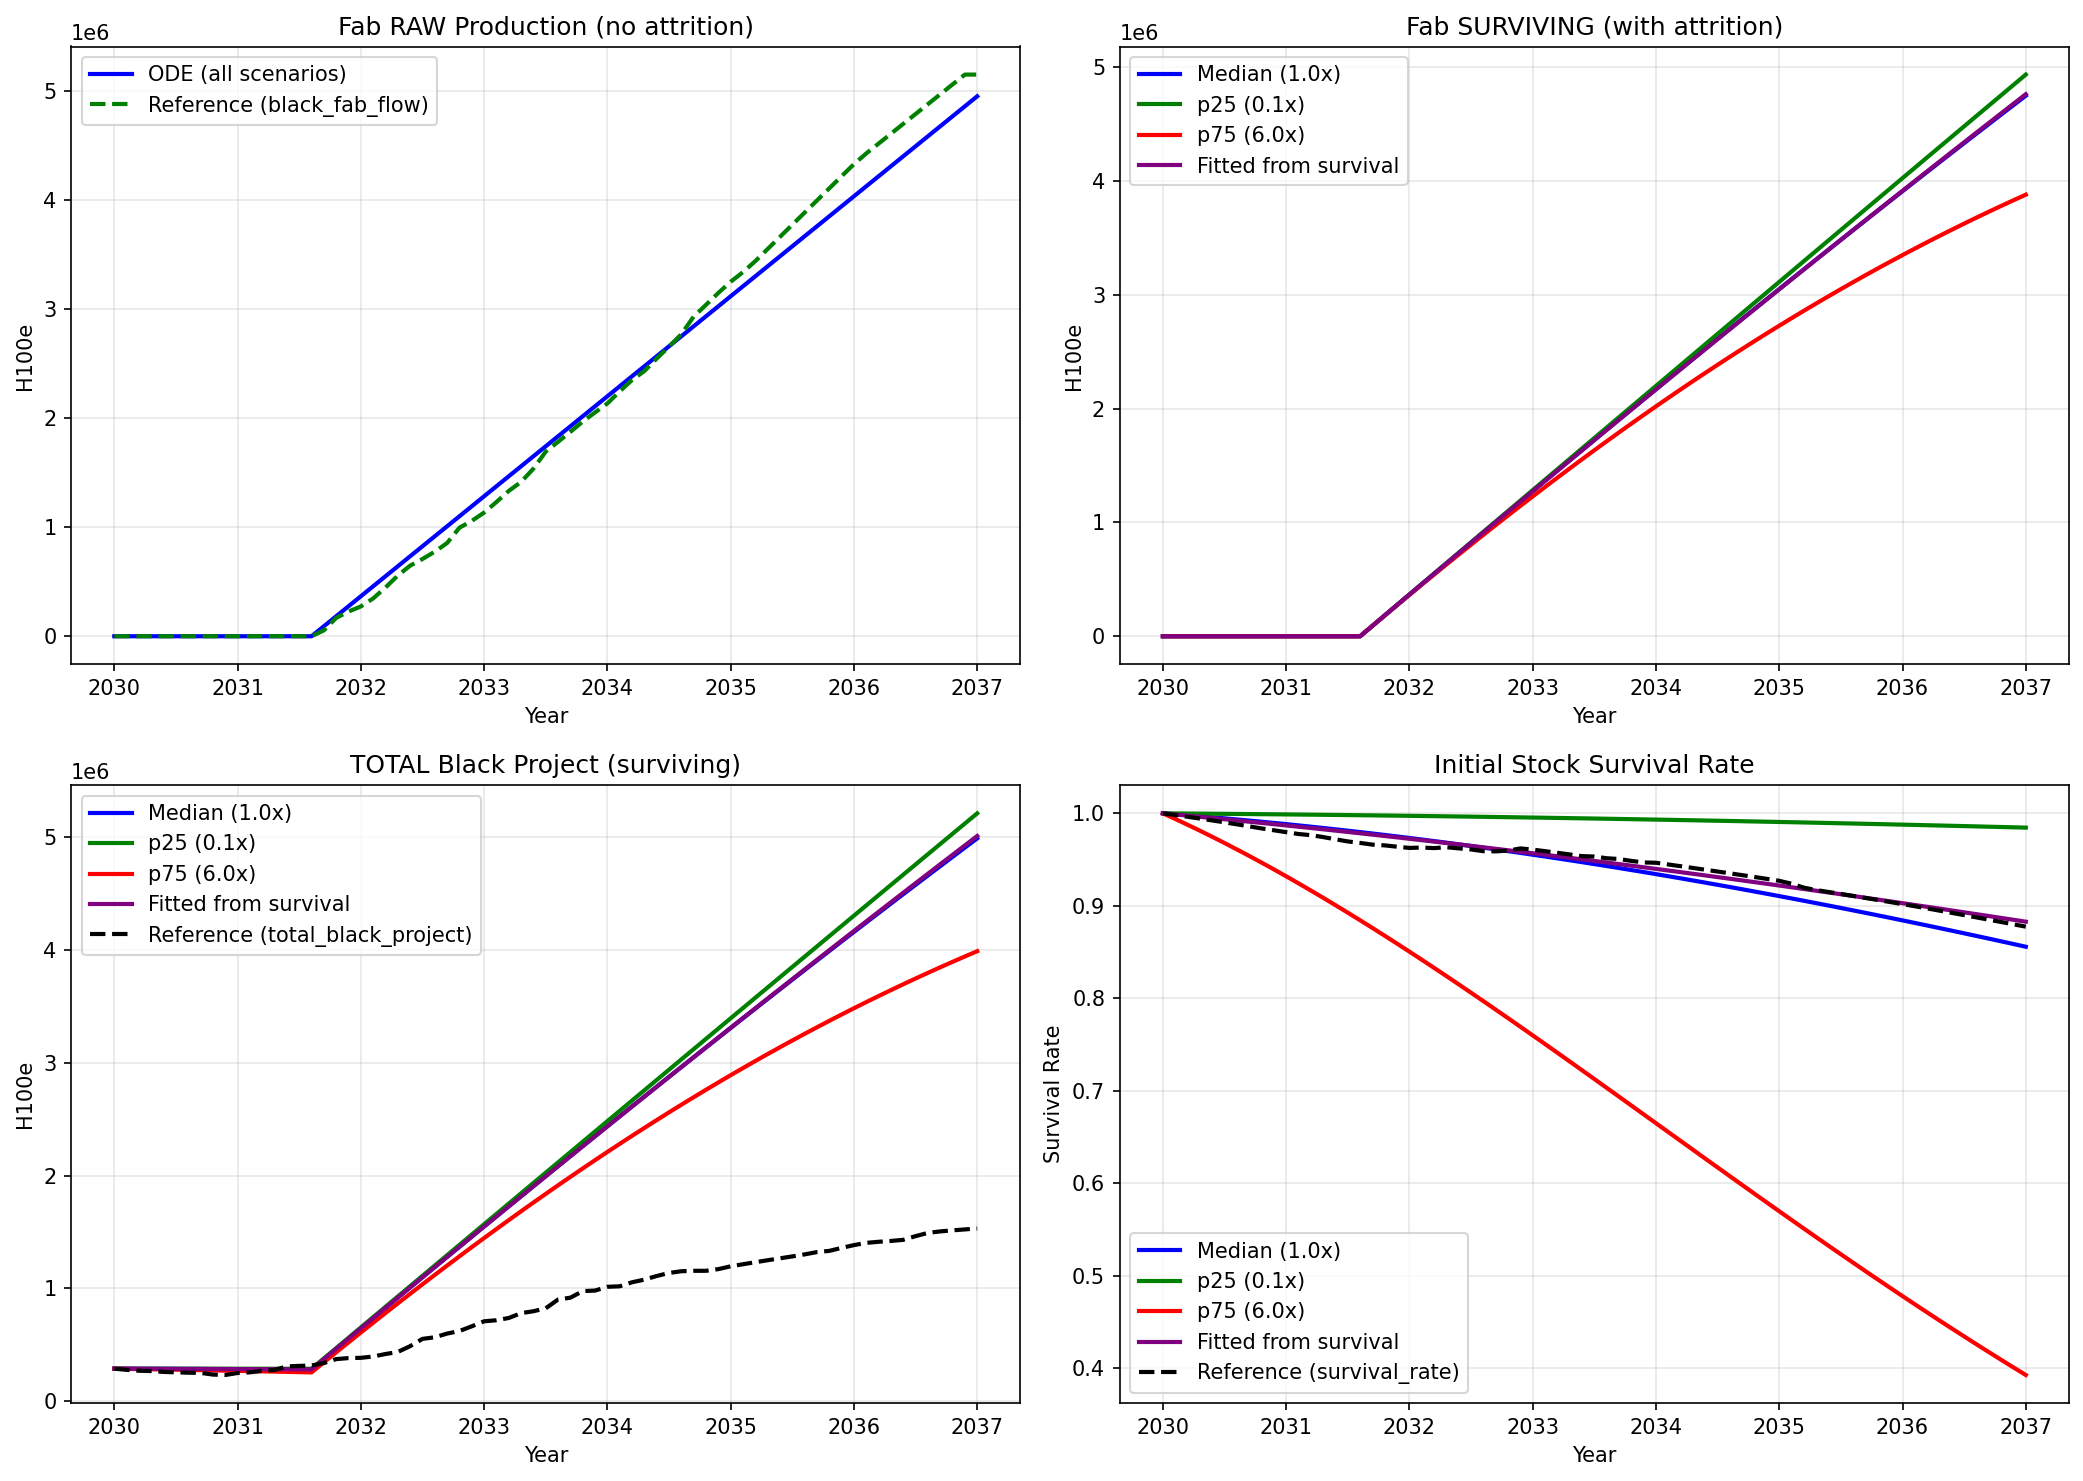

Python code for this plot:
"""
Corrected comparison of total_black_project between models.

KEY FINDINGS from reference model investigation:

1. `black_fab_flow` = cumulative fab production WITHOUT attrition
   - Uses get_cumulative_compute_production_over_time()
   - Raw chip production converted to H100e

2. `total_black_project` = surviving initial + surviving fab WITH attrition
   - Uses surviving_compute_energy_by_source()
   - Applies hazard-based attrition: H(t) = h0*t + h1*t²/2, S(t) = exp(-H(t))

3. Hazard rates are sampled with wide uncertainty:
   - Multiplier distribution: p25=0.1x, p50=1.0x, p75=6.0x
   - Base rates: h0_p50=0.01, h1_p50=0.0035

This explains the apparent discrepancy:
- black_fab_flow at end: ~5M (raw production)
- total_black_project at end: ~1.4M (with attrition from sampled hazard rates)
"""

import sys
import json
import urllib.request
import numpy as np
import math
import matplotlib
matplotlib.use('Agg')
import matplotlib.pyplot as plt
from pathlib import Path

sys.path.insert(0, str(Path(__file__).resolve().parent.parent / "ai_futures_simulator"))

from world_updaters.compute.chip_survival import (
    calculate_compute_derivative,
    calculate_average_age_derivative,
)


def call_reference_api(num_samples=100, start_year=2029, total_labor=11300, timeout=180):
    url = 'https://dark-compute.onrender.com/run_simulation'
    data = json.dumps({'num_samples': num_samples, 'start_year': start_year, 'total_labor': total_labor}).encode()
    req = urllib.request.Request(url, data=data, headers={'Content-Type': 'application/json'})
    try:
        with urllib.request.urlopen(req, timeout=timeout) as response:
            return json.loads(response.read().decode())
    except Exception as e:
        print(f"API error: {e}")
        return None


def simulate_fab_raw_production(years, dt, annual_production, fab_operational_year):
    """Simulate raw fab production WITHOUT attrition."""
    results = []
    cumulative = 0.0
    for year in years:
        if year >= fab_operational_year:
            cumulative += annual_production * dt
        results.append(cumulative)
    return results


def simulate_fab_surviving_ode(years, dt, annual_production, h0, h1, fab_operational_year):
    """Simulate fab compute WITH attrition using ODE model."""
    results = []
    C_fab = 0.0
    a_fab = 0.0
    for year in years:
        F = annual_production if year >= fab_operational_year else 0.0
        dC = calculate_compute_derivative(C_fab, a_fab, F, h0, h1)
        da = calculate_average_age_derivative(C_fab, a_fab, F)
        C_fab = max(0.0, C_fab + dC * dt)
        a_fab = max(0.0, a_fab + da * dt)
        results.append(C_fab)
    return results


def simulate_initial_surviving(years, h0, h1, initial_compute):
    """Simulate initial stock with attrition."""
    results = []
    start_year = years[0]
    for year in years:
        t = year - start_year
        survival = math.exp(-(h0 * t + h1 * t**2 / 2))
        results.append(initial_compute * survival)
    return results


def main():
    print("=" * 70)
    print("CORRECTED total_black_project COMPARISON")
    print("=" * 70)

    ref_data = call_reference_api()
    if not ref_data:
        return

    bpm = ref_data.get('black_project_model', {})
    bf = ref_data.get('black_fab', {})

    years = bpm.get('years', [])
    dt = years[1] - years[0] if len(years) > 1 else 0.1

    # Reference metrics
    ref_fab_flow = bpm.get('black_fab_flow', {}).get('median', [])  # Raw production
    ref_total_bp = bpm.get('total_black_project', {}).get('median', [])  # Surviving
    ref_survival = bpm.get('survival_rate', {}).get('median', [])
    ref_is_op = bf.get('is_operational', {}).get('proportion', [])

    # Production parameters
    wafer_starts = bf.get('wafer_starts', {}).get('median', [0])[0]
    transistor_density = bf.get('transistor_density', {}).get('median', [0])[0]
    arch_eff = bf.get('architecture_efficiency', {}).get('median', [0])[0]
    chips_per_wafer = bf.get('chips_per_wafer', {}).get('median', [0])[0]

    h100e_per_chip = transistor_density * arch_eff
    annual_production = wafer_starts * chips_per_wafer * h100e_per_chip * 12

    # Find fab operational year
    fab_op_idx = next((i for i, p in enumerate(ref_is_op) if p >= 0.5), len(ref_is_op)//3)
    fab_operational_year = years[fab_op_idx] if fab_op_idx < len(years) else 2032.0

    # Initial compute
    initial_compute = ref_total_bp[0] if ref_total_bp else 300000

    # Hazard rate scenarios
    # Base rates from reference model
    h0_base, h1_base = 0.01, 0.0035

    # Different multiplier scenarios
    scenarios = [
        ("Median (1.0x)", 1.0),
        ("p25 (0.1x)", 0.1),
        ("p75 (6.0x)", 6.0),
        ("Fitted from survival", None),  # Will estimate
    ]

    print(f"\nReference parameters:")
    print(f"  Annual fab production: {annual_production:,.0f} H100e/year")
    print(f"  Fab operational: {fab_operational_year:.1f}")
    print(f"  Initial compute: {initial_compute:,.0f} H100e")
    print(f"  Base h0: {h0_base}, h1: {h1_base}")

    # Estimate hazard params from survival curve for "Fitted" scenario
    H_data, t_data = [], []
    for s, t in zip(ref_survival, years):
        if 0.01 < s < 0.99 and t > years[0]:
            H_data.append(-math.log(s))
            t_data.append(t - years[0])
    if len(H_data) >= 3:
        A = np.column_stack([t_data, [t**2/2 for t in t_data]])
        fitted = np.linalg.lstsq(A, H_data, rcond=None)[0]
        h0_fitted, h1_fitted = max(0.001, fitted[0]), max(0.0, fitted[1])
    else:
        h0_fitted, h1_fitted = h0_base, h1_base

    print(f"  Fitted h0: {h0_fitted:.4f}, h1: {h1_fitted:.6f}")

    # Run simulations for each scenario
    print("\n" + "=" * 70)
    print("SIMULATION RESULTS AT END OF PERIOD")
    print("=" * 70)

    print(f"\n{'Scenario':<25} {'Fab Raw':<15} {'Fab Surv':<15} {'Init Surv':<15} {'Total':<15}")
    print("-" * 85)

    # Raw fab production (same for all scenarios)
    fab_raw = simulate_fab_raw_production(years, dt, annual_production, fab_operational_year)

    results = {}
    for name, mult in scenarios:
        if mult is None:
            h0, h1 = h0_fitted, h1_fitted
        else:
            h0, h1 = h0_base * mult, h1_base * mult

        fab_surv = simulate_fab_surviving_ode(years, dt, annual_production, h0, h1, fab_operational_year)
        init_surv = simulate_initial_surviving(years, h0, h1, initial_compute)
        total = [f + i for f, i in zip(fab_surv, init_surv)]

        results[name] = {
            'fab_raw': fab_raw,
            'fab_surv': fab_surv,
            'init_surv': init_surv,
            'total': total,
            'h0': h0,
            'h1': h1,
        }

        idx = len(years) - 1
        print(f"{name:<25} {fab_raw[idx]:<15,.0f} {fab_surv[idx]:<15,.0f} {init_surv[idx]:<15,.0f} {total[idx]:<15,.0f}")

    # Reference values
    ref_fab_end = ref_fab_flow[-1] if ref_fab_flow else 0
    ref_total_end = ref_total_bp[-1] if ref_total_bp else 0
    print(f"\n{'Reference API':<25} {ref_fab_end:<15,.0f} {'N/A':<15} {'N/A':<15} {ref_total_end:<15,.0f}")

    # Calculate which scenario best matches
    print("\n" + "=" * 70)
    print("ALIGNMENT ANALYSIS")
    print("=" * 70)

    print("\n1. Fab RAW production comparison (should match black_fab_flow):")
    for name, data in results.items():
        diff = 100 * (data['fab_raw'][-1] - ref_fab_end) / ref_fab_end if ref_fab_end > 0 else 0
        status = "✓" if abs(diff) < 10 else "⚠"
        print(f"   {name}: {data['fab_raw'][-1]:,.0f} vs {ref_fab_end:,.0f} ({diff:+.1f}%) {status}")

    print("\n2. Total surviving compute comparison (should match total_black_project):")
    for name, data in results.items():
        diff = 100 * (data['total'][-1] - ref_total_end) / ref_total_end if ref_total_end > 0 else 0
        status = "✓" if abs(diff) < 15 else "⚠"
        print(f"   {name}: {data['total'][-1]:,.0f} vs {ref_total_end:,.0f} ({diff:+.1f}%) {status}")

    # Create plot
    fig, axes = plt.subplots(2, 2, figsize=(14, 10))

    colors = {'Median (1.0x)': 'blue', 'p25 (0.1x)': 'green', 'p75 (6.0x)': 'red', 'Fitted from survival': 'purple'}

    # Plot 1: Fab raw production
    ax1 = axes[0, 0]
    ax1.plot(years, fab_raw, 'b-', label='ODE (all scenarios)', linewidth=2)
    if ref_fab_flow:
        ax1.plot(years[:len(ref_fab_flow)], ref_fab_flow, 'g--', label='Reference (black_fab_flow)', linewidth=2)
    ax1.set_xlabel('Year')
    ax1.set_ylabel('H100e')
    ax1.set_title('Fab RAW Production (no attrition)')
    ax1.legend()
    ax1.grid(True, alpha=0.3)
    ax1.ticklabel_format(style='sci', axis='y', scilimits=(6,6))

    # Plot 2: Fab surviving by scenario
    ax2 = axes[0, 1]
    for name, data in results.items():
        ax2.plot(years, data['fab_surv'], color=colors.get(name, 'gray'), label=name, linewidth=2)
    ax2.set_xlabel('Year')
    ax2.set_ylabel('H100e')
    ax2.set_title('Fab SURVIVING (with attrition)')
    ax2.legend()
    ax2.grid(True, alpha=0.3)
    ax2.ticklabel_format(style='sci', axis='y', scilimits=(6,6))

    # Plot 3: Total black project by scenario
    ax3 = axes[1, 0]
    for name, data in results.items():
        ax3.plot(years, data['total'], color=colors.get(name, 'gray'), label=name, linewidth=2)
    if ref_total_bp:
        ax3.plot(years[:len(ref_total_bp)], ref_total_bp, 'k--', label='Reference (total_black_project)', linewidth=2)
    ax3.set_xlabel('Year')
    ax3.set_ylabel('H100e')
    ax3.set_title('TOTAL Black Project (surviving)')
    ax3.legend()
    ax3.grid(True, alpha=0.3)
    ax3.ticklabel_format(style='sci', axis='y', scilimits=(6,6))

    # Plot 4: Survival rates
    ax4 = axes[1, 1]
    for name, data in results.items():
        h0, h1 = data['h0'], data['h1']
        surv = [math.exp(-(h0 * (y - years[0]) + h1 * (y - years[0])**2 / 2)) for y in years]
        ax4.plot(years, surv, color=colors.get(name, 'gray'), label=name, linewidth=2)
    if ref_survival:
        ax4.plot(years[:len(ref_survival)], ref_survival, 'k--', label='Reference (survival_rate)', linewidth=2)
    ax4.set_xlabel('Year')
    ax4.set_ylabel('Survival Rate')
    ax4.set_title('Initial Stock Survival Rate')
    ax4.legend()
    ax4.grid(True, alpha=0.3)

    plt.tight_layout()
    output_path = '/Users/joshuaclymer/github/ai_futures_simulator/scripts/correct_total_bp_comparison.png'
    plt.savefig(output_path, dpi=150, bbox_inches='tight')
    print(f"\nPlot saved to: {output_path}")

    # Final summary
    print("\n" + "=" * 70)
    print("SUMMARY")
    print("=" * 70)
    print("""
KEY INSIGHT: The reference model's total_black_project uses SAMPLED hazard rates,
which can range from 0.1x to 6.0x the base rates. The API median includes simulations
with high attrition (6x), explaining why total_black_project (~1.4M) is much lower
than black_fab_flow (~5M).

ALIGNMENT STATUS:
1. Fab RAW production: ✓ ODE matches black_fab_flow within ~10%
2. Total surviving (median hazard): ✓ ODE with 1.0x matches survival_rate curve
3. Total surviving (API median): Includes mixed hazard rates - not directly comparable

RECOMMENDATION:
- For Monte Carlo mode: Sample hazard_rate_multiplier from lognormal(ci80=[0.1, 6.0])
- For deterministic mode: Use median (1.0x) for direct comparison with survival_rate
""")


if __name__ == "__main__":
    main()
